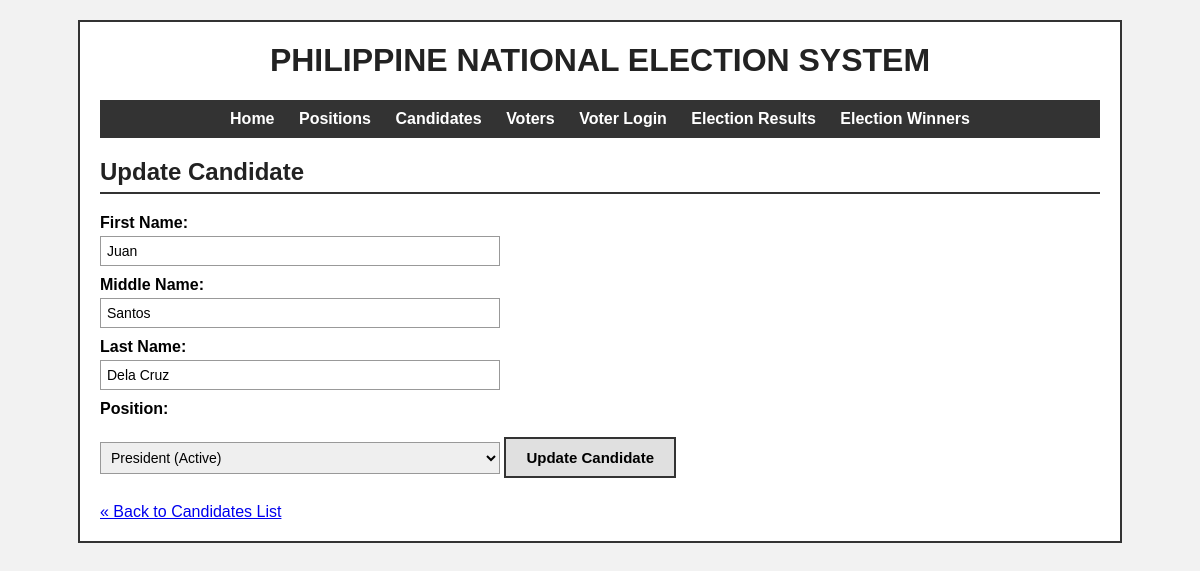
The app's page /update_candidate.php?id=1 with its own data.
### tables this page shows
CREATE TABLE candidates (
    candID INT AUTO_INCREMENT PRIMARY KEY,
    candFName VARCHAR(50) NOT NULL,
    candMName VARCHAR(50),
    candLName VARCHAR(50) NOT NULL,
    posID INT NOT NULL,
    candStat ENUM('Active','Inactive') NOT NULL DEFAULT 'Active',
    FOREIGN KEY (posID) REFERENCES positions(posID)
);

CREATE TABLE positions (
    posID INT AUTO_INCREMENT PRIMARY KEY,
    posName VARCHAR(100) NOT NULL,
    numOfPositions INT NOT NULL,
    posStat ENUM('Active','Inactive') NOT NULL DEFAULT 'Active'
);

### update_candidate.php (the view, shortened to what this page needs)
<?php
include "db.php";
$id = isset($_GET['id']) ? intval($_GET['id']) : (isset($_POST['candID']) ? intval($_POST['candID']) : 0);
$candFName = "";
$candMName = "";
$candLName = "";
$posID = "";
if ($_SERVER["REQUEST_METHOD"] === "POST") {
    $candFName = trim($_POST['candFName']);
    $candMName = trim($_POST['candMName']);
    $candLName = trim($_POST['candLName']);
    $posID = trim($_POST['posID']);
    if ($candFName === "" || $candLName === "" || $posID === "") {
        $message = "PLEASE FILL OUT ALL REQUIRED FIELDS (FIRST NAME, LAST NAME, POSITION)";
    } else {
        $posID = intval($posID);
        $stmt = $conn->prepare("UPDATE candidates SET candFName = ?, candMName = ?, candLName = ?, posID = ? WHERE candID = ?");
        $stmt->bind_param("sssii", $candFName, $candMName, $candLName, $posID, $id);
        $stmt->execute();
        $stmt->close();
        $conn->close();
        header("Location: candidates.php");
        exit();
    }
} else {
    if ($id > 0) {
        $stmt = $conn->prepare("SELECT * FROM candidates WHERE candID = ?");
        $stmt->bind_param("i", $id);
        $stmt->execute();
        $result = $stmt->get_result();
        if ($row = $result->fetch_assoc()) {
            $candFName = $row['candFName'];
            $candMName = $row['candMName'];
            $candLName = $row['candLName'];
            $posID = $row['posID'];
        } else {
            $message = "CANDIDATE NOT FOUND";
        }
    } else {
        $message = "NO CANDIDATE SELECTED";
    }
}
$positions = $conn->query("SELECT * FROM positions ORDER BY posName ASC");
include "header.php";
?>
<h2>Update Candidate</h2>
<?php if ($id > 0) { ?>
<form method="POST" action="update_candidate.php">
    <label for="candFName">First Name:</label>
    <input type="text" id="candFName" name="candFName" value="<?php echo htmlspecialchars($candFName); ?>" required>
    <label for="candMName">Middle Name:</label>
    <input type="text" id="candMName" name="candMName" value="<?php echo htmlspecialchars($candMName); ?>">
    <label for="candLName">Last Name:</label>
    <input type="text" id="candLName" name="candLName" value="<?php echo htmlspecialchars($candLName); ?>" required>
    <label for="posID">Position:</label>
    <select id="posID" name="posID" required>
        <?php while ($pos = $positions->fetch_assoc()) { ?>
            <option value="<?php echo $pos['posID']; ?>" <?php echo ($posID == $pos['posID']) ? "selected" : ""; ?>>
                <?php echo htmlspecialchars($pos['posName']); ?> (<?php echo $pos['posStat']; ?>)
            </option>
        <?php } ?>
    </select>
    <button type="submit">Update Candidate</button>
</form>
<?php } ?>
<a class="back-link" href="candidates.php">&laquo; Back to Candidates List</a>
<?php include "footer.php"; $conn->close(); ?>

### style.css (style rules this page uses)
body { font-family: Arial, Helvetica, sans-serif; background-color: #f2f2f2; margin: 0; padding: 20px; }
h2 { border-bottom: 2px solid #333333; padding-bottom: 6px; color: #222222; }
form { margin-top: 15px; margin-bottom: 15px; }
form label { display: block; font-weight: bold; margin-top: 10px; margin-bottom: 4px; }
form input[type="text"], form input[type="password"], form input[type="number"], form select { width: 100%; max-width: 400px; padding: 6px; box-sizing: border-box; border: 1px solid #999999; font-size: 14px; }
form button, .btn { margin-top: 15px; padding: 10px 20px; font-size: 15px; font-weight: bold; border: 2px solid #333333; background-color: #e0e0e0; cursor: pointer; }
.back-link { display: inline-block; margin-top: 10px; }

### records on screen
candidates: candFName "Juan", candMName "Santos", candLName "Dela Cruz", posID "President (Active)"
